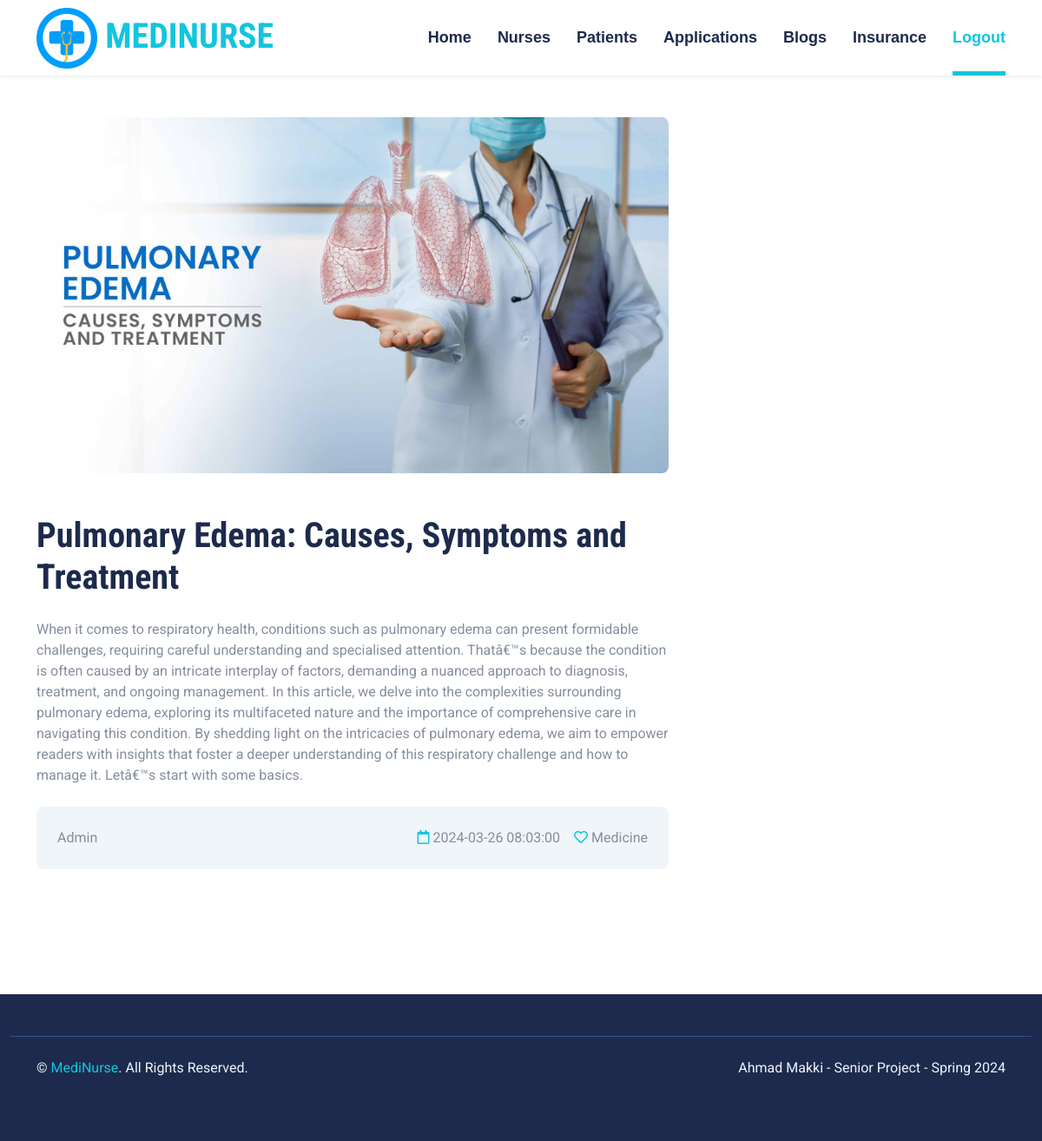
The page /admin/view-blog.php?id=6 on the database its author committed.
### tables this page shows
CREATE TABLE IF NOT EXISTS `blogs` (
  `blogID` int(11) NOT NULL AUTO_INCREMENT,
  `title` varchar(2500) NOT NULL,
  `details` varchar(2500) NOT NULL,
  `date_of_publish` timestamp NOT NULL,
  `category` varchar(100) NOT NULL,
  `image` varchar(100) NOT NULL,
  PRIMARY KEY (`blogID`)
);

### admin/view-blog.php (the view, shortened to what this page needs)
<?php include "head.php"; ?>
<body>
<?php include "navbar.php"; ?>
<?php
$bid = $_GET['id'];
$result = mysqli_query($con,"SELECT * FROM blogs WHERE blogID='$bid'");
$row = mysqli_fetch_array($result);
?>
<div class="container py-5">
        <div class="row g-5">
            <div class="col-lg-8">
                <div class="mb-5">
                    <img class="img-fluid w-100 rounded mb-5" src="../blogs-img/<?php echo $row['image'] ?>" alt="">
                    <h1 class="mb-4"><?php echo $row['title'] ?></h1>
                    <p><?php echo $row['details'] ?></p>
                    <div class="d-flex justify-content-between bg-light rounded p-4 mt-4 mb-4">
                        <div class="d-flex align-items-center">
                            <span>Admin</span>
                        </div>
                        <div class="d-flex align-items-center">
                            <span class="ms-3"><i class="far fa-calendar text-primary me-1"></i><?php echo $row['date_of_publish'] ?></span>
                            <span class="ms-3"><i class="far fa-heart text-primary me-1"></i><?php echo $row['category'] ?></span>
                        </div>
                    </div>
                </div>
            </div>
            </div>
            </div>
<?php include "footer.php"; ?>

### css/style.css (style rules this page uses)
:root { --primary: #13C5DD; --secondary: #354F8E; --light: #EFF5F9; --dark: #1D2A4D; }

### rows shown on the page
blogs: image (picture), title "Pulmonary Edema: Causes, Symptoms and Treatment", details "When it comes to respiratory health, conditions such as pulmonary edema can present formidable challenges, requiring careful understanding and specialised attention. Thatâ€™s because the condition is often caused by an intricate interplay of factors, demanding a nuanced approach to diagnosis, treatment, and ongoing management. In this article, we delve into the complexities surrounding pulmonary edema, exploring its multifaceted nature and the importance of comprehensive care in navigating this condition. By shedding light on the intricacies of pulmonary edema, we aim to empower readers with insights that foster a deeper understanding of this respiratory challenge and how to manage it.…", date_of_publish "2024-03-26 08:03:00", category "Medicine"
